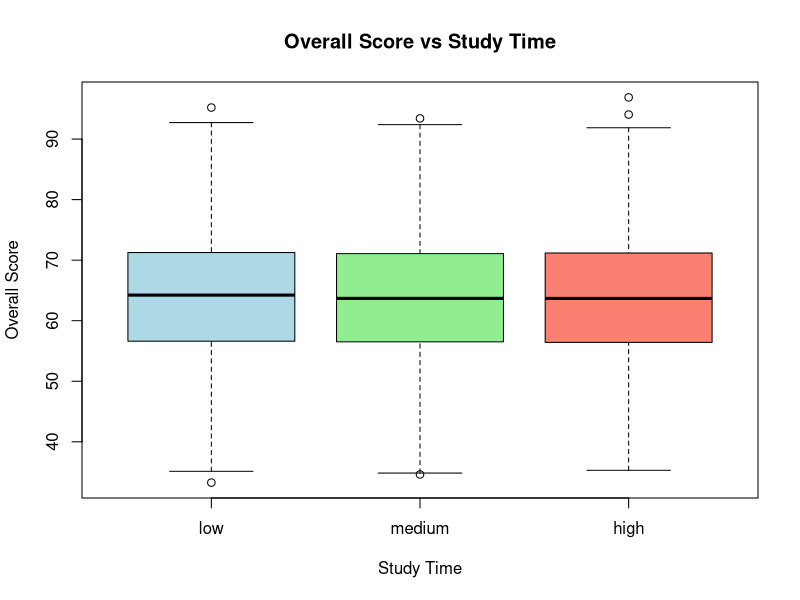
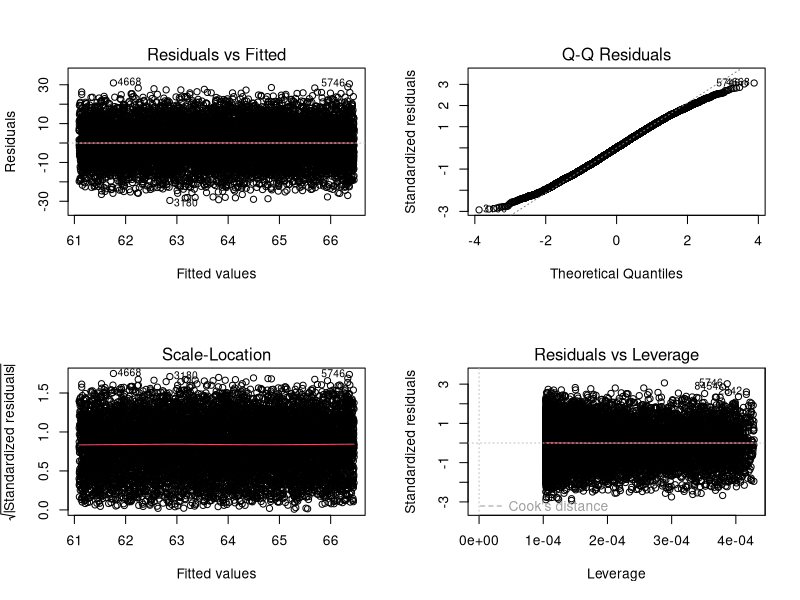
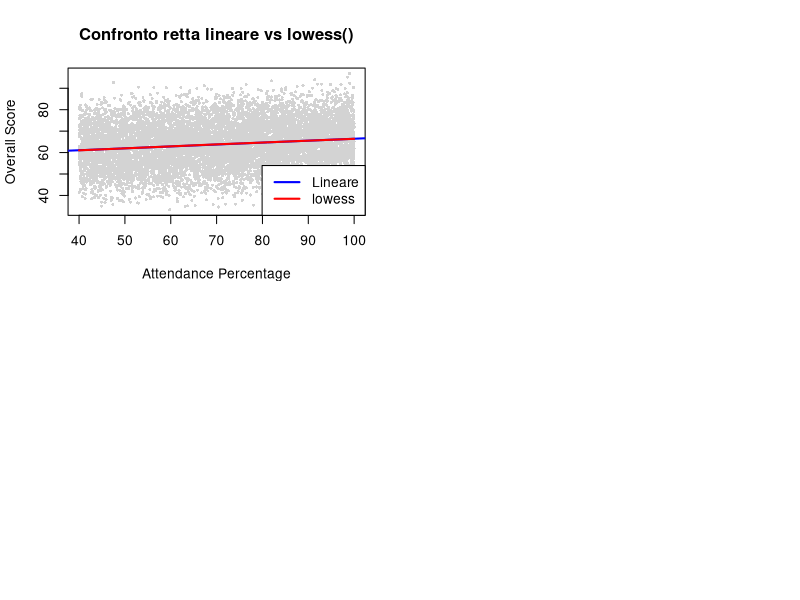

Write R code to recreate these figures, in order.
## ---- chunk 1
knitr::opts_chunk$set(echo = TRUE)
library(dplyr)
## ---- chunk 2
# Carico il dataset
studenti <- read.csv("student_performance_data.csv")

# Pulizia NA (come fatto nel Tutorato 3)
studenti_clean <- na.omit(studenti)

# Ricodifico le variabili
studenti_clean$gender <- as.factor(studenti_clean$gender)
studenti_clean$internet_access <- as.factor(studenti_clean$internet_access)
studenti_clean$extra_classes <- as.factor(studenti_clean$extra_classes)
studenti_clean$parent_education <- as.factor(studenti_clean$parent_education)

# Grade come fattore ordinato
studenti_clean$grade <- factor(
  studenti_clean$grade,
  levels = c("F", "D", "C", "B", "A"),
  ordered = TRUE
)

# Ricreo study_time e attendance
studenti_clean$study_time <- cut(
  studenti_clean$study_hours_per_day,
  breaks = c(-Inf, 3, 6, Inf),
  labels = c("low", "medium", "high")
)

studenti_clean$attendance <- cut(
  studenti_clean$attendance_percentage,
  breaks = c(-Inf, 60, 80, Inf),
  labels = c("low", "medium", "high")
)
## ---- chunk 3
# Tabella di contingenza study_time vs grade
tab_study_grade <- table(studenti_clean$study_time, studenti_clean$grade)
tab_study_grade

# Test chi-quadrato
chisq_test_study <- chisq.test(tab_study_grade)
chisq_test_study

# Tabella di contingenza attendance vs grade
tab_att_grade <- table(studenti_clean$attendance, studenti_clean$grade)
tab_att_grade

# Test chi-quadrato
chisq_test_att <- chisq.test(tab_att_grade)
chisq_test_att

## ---- chunk 4
# Boxplot di overall_score per gruppi di study_time
boxplot(overall_score ~ study_time,
        data = studenti_clean,
        col = c("lightblue", "lightgreen", "salmon"),
        main = "Overall Score vs Study Time",
        xlab = "Study Time",
        ylab = "Overall Score")

# Modello ANOVA
mod_anova <- aov(overall_score ~ study_time, data = studenti_clean)
summary(mod_anova)

# Estrazione delle devianze dalla tabella ANOVA
tab_anova <- summary(mod_anova)[[1]]
dev_between <- tab_anova[1, 2]  # Sum Sq tra i gruppi
dev_within <- tab_anova[2, 2]   # Sum Sq entro i gruppi
dev_tot <- dev_between + dev_within

# Calcolo di eta_2
eta_2 <- dev_between / dev_tot

# Output dei risultati
cat("Devianza between:", dev_between, "\n")
cat("Devianza within:", dev_within, "\n")
cat("Devianza totale:", dev_tot, "\n")
cat("Eta_2:", eta_2, "\n")
## ---- chunk 5
# Matrice di correlazione
cor_matrix <- cor(studenti_clean[, c("study_hours_per_day", "sleep_hours", "attendance_percentage", "overall_score")],
                  use = "complete.obs")
round(cor_matrix, 4)

# Solo le correlazioni con overall_score
cor(studenti_clean$overall_score, studenti_clean$study_hours_per_day, use = "complete.obs")
cor(studenti_clean$overall_score, studenti_clean$sleep_hours, use = "complete.obs")
cor(studenti_clean$overall_score, studenti_clean$attendance_percentage, use = "complete.obs")
## ---- chunk 6
# Modelli con diversi regressori
mod1 <- lm(overall_score ~ study_hours_per_day, data = studenti_clean)
mod2 <- lm(overall_score ~ sleep_hours, data = studenti_clean)
mod3 <- lm(overall_score ~ attendance_percentage, data = studenti_clean)

summary(mod1)
summary(mod2)
summary(mod3)
## ---- chunk 7
# Grafici diagnostici del modello
par(mfrow = c(2, 2))
plot(mod3)

# Test di normalità (usando Kolmogorov-Smirnov perché n > 5000)
ks.test(scale(residuals(mod3)), "pnorm")
## ---- chunk 8
# Modelli con diversi regressori
mod_att <- lm(overall_score ~ attendance_percentage, data = studenti_clean)
mod_study <- lm(overall_score ~ study_hours_per_day, data = studenti_clean)
mod_sleep <- lm(overall_score ~ sleep_hours, data = studenti_clean)
mod_assignment <- lm(overall_score ~ assignment_score, data = studenti_clean)
mod_midterm <- lm(overall_score ~ midterm_score, data = studenti_clean)
mod_final <- lm(overall_score ~ final_exam_score, data = studenti_clean)
mod_participation <- lm(overall_score ~ participation_score, data = studenti_clean)

# Modello con più variabili
mod_multi <- lm(overall_score ~ attendance_percentage + study_hours_per_day + 
                sleep_hours + assignment_score + midterm_score + 
                final_exam_score + participation_score, 
                data = studenti_clean)

# Confronto R² aggiustati
summary(mod_att)$adj.r.squared
summary(mod_study)$adj.r.squared
summary(mod_sleep)$adj.r.squared
summary(mod_assignment)$adj.r.squared
summary(mod_midterm)$adj.r.squared
summary(mod_final)$adj.r.squared
summary(mod_participation)$adj.r.squared
summary(mod_multi)$adj.r.squared

# AIC per confronto
AIC(mod_att, mod_study, mod_sleep, mod_assignment, mod_midterm, 
    mod_final, mod_participation, mod_multi)
## ---- chunk 9
# Grafico con retta lineare e curva lowess
plot(studenti_clean$attendance_percentage, 
     studenti_clean$overall_score,
     main = "Confronto retta lineare vs lowess()",
     xlab = "Attendance Percentage",
     ylab = "Overall Score",
     pch = 16, col = "lightgray", cex = 0.5)

# Retta di regressione lineare
abline(mod3, col = "blue", lwd = 2)

# Curva lowess
lines(lowess(studenti_clean$attendance_percentage, 
             studenti_clean$overall_score), 
      col = "red", lwd = 2)

legend("bottomright", 
       legend = c("Lineare", "lowess"), 
       col = c("blue", "red"), 
       lwd = 2)
